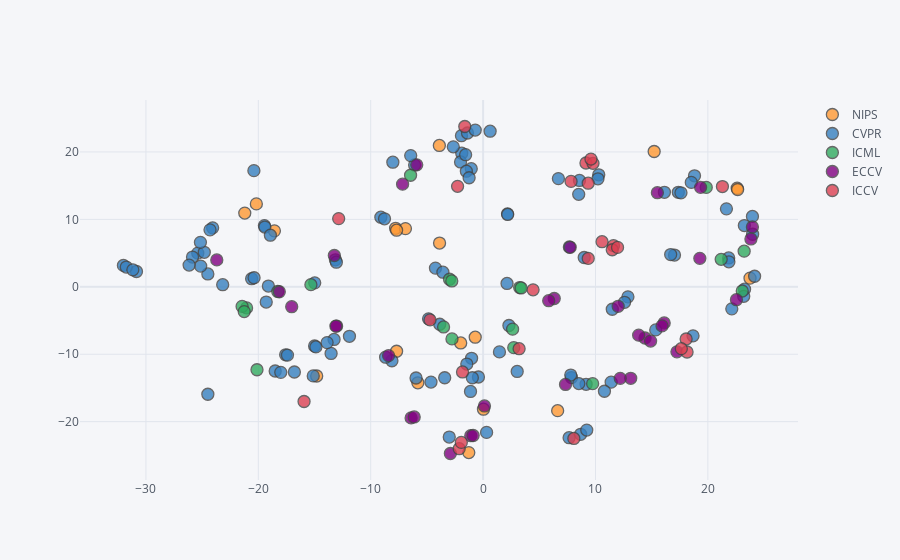

The notebook cell this image was saved under:
### Code cell
### Image2Graph
emb,meta=load_emb_data('i2g')
visualize(emb,meta,method='TSNE',dim=2)

### Figure 1 — Plotly figure (JSON) as saved in the notebook; plotly's stock layout.template omitted (floating-point values rounded to 4 significant figures)
{"data": [{"marker": {"color": "rgba(255, 153, 51, 1.0)", "line": {"width": 1.3}, "opacity": 0.8, "size": 12, "symbol": "circle"}, "mode": "markers", "name": "NIPS", "text": ["Neural Voice Cloning with a Few Samples", "Neural Voice Cloning with a Few Samples", "Neural Voice Cloning with a Few Samples", "Neural Architecture Search with Bayesian Optimisation and Optimal Transport", "Neural Architecture Search with Bayesian Optimisation and Optimal Transport", "Neural Architecture Search with Bayesian Optimisation and Optimal Transport", "Glow: Generative Flow with Invertible 1x1 Convolutions", "Universal Style Transfer via Feature Transforms", "Toward Multimodal Image-to-Image Translation", "Dual Discriminator Generative Adversarial Nets", "Hierarchical Attentive Recurrent Tracking", "On-the-fly Operation Batching in Dynamic Computation Graphs", "Dual Path Networks", "DropoutNet: Addressing Cold Start in Recommender Systems", "Attention is All you Need", "Attention is All you Need", "Value Prediction Network", "Modulating early visual processing by language", "Modulating early visual processing by language", "Real Time Image Saliency for Black Box Classifiers"], "textfont": {"color": "#4D5663"}, "type": "scatter", "x": [-20.18, -18.57, -21.21, -7.784, -6.909, -7.696, -7.695, -3.891, 0.03346, -5.805, -1.991, 23.75, -1.272, -0.7001, 6.635, 15.22, -3.873, 22.61, 22.65, -14.81], "y": [12.3, 8.3, 10.94, 8.68, 8.634, 8.397, -9.561, 20.97, -18.15, -14.24, -8.328, 1.285, -24.59, -7.477, -18.37, 20.07, 6.493, 14.63, 14.43, -13.23]}, {"marker": {"color": "rgba(55, 128, 191, 1.0)", "line": {"width": 1.3}, "opacity": 0.8, "size": 12, "symbol": "circle"}, "mode": "markers", "name": "CVPR", "text": ["Light Field Intrinsics With a Deep Encoder-Decoder Network", "Neural Module Networks", "Hierarchical Boundary-Aware Neural Encoder for Video Captioning", "In-Place Activated BatchNorm for Memory-Optimized Training of DNNs", "AON: Towards Arbitrarily-Oriented Text Recognition", "AON: Towards Arbitrarily-Oriented Text Recognition", "CartoonGAN: Generative Adversarial Networks for Photo Cartoonization", "Deep Photo Enhancer: Unpaired Learning for Image Enhancement From Photographs With GANs", "LiDAR-Video Driving Dataset: Learning Driving Policies Effectively", "Multi-View 3D Object Detection Network for Autonomous Driving", "Zero-Shot Visual Recognition Using Semantics-Preserving Adversarial Embedding Networks", "Xception: Deep Learning With Depthwise Separable Convolutions", "Xception: Deep Learning With Depthwise Separable Convolutions", "Xception: Deep Learning With Depthwise Separable Convolutions", "Xception: Deep Learning With Depthwise Separable Convolutions", "Xception: Deep Learning With Depthwise Separable Convolutions", "Lip Reading Sentences in the Wild", "Lip Reading Sentences in the Wild", "Style Aggregated Network for Facial Landmark Detection", "Style Aggregated Network for Facial Landmark Detection", "Supervision-by-Registration: An Unsupervised Approach to Improve the Precision of Facial Landmark Detectors", "Who Let the Dogs Out? Modeling Dog Behavior From Visual Data", "Who Let the Dogs Out? Modeling Dog Behavior From Visual Data", "Who Let the Dogs Out? Modeling Dog Behavior From Visual Data", "AMNet: Memorability Estimation With Attention", "A Point Set Generation Network for 3D Object Reconstruction From a Single Image", "StyleNet: Generating Attractive Visual Captions With Styles", "Dynamic Few-Shot Visual Learning Without Forgetting", "Social GAN: Socially Acceptable Trajectories With Generative Adversarial Networks", "DeLiGAN : Generative Adversarial Networks for Diverse and Limited Data", "Deep Pyramidal Residual Networks", "Deep Pyramidal Residual Networks", "Deep Pyramidal Residual Networks", "Can Spatiotemporal 3D CNNs Retrace the History of 2D CNNs and ImageNet?", "Deep Back-Projection Networks for Super-Resolution", "Deep Back-Projection Networks for Super-Resolution", "Deep Back-Projection Networks for Super-Resolution", "Deep Residual Learning for Image Recognition", "Deep Residual Learning for Image Recognition", "Deep Residual Learning for Image Recognition", "CondenseNet: An Efficient DenseNet Using Learned Group Convolutions", "Densely Connected Convolutional Networks", "Real-Time Neural Style Transfer for Videos", "Fast and Accurate Single Image Super-Resolution via Information Distillation Network", "Squeeze-and-Excitation Networks", "Squeeze-and-Excitation Networks", "Perturbative Neural Networks", "RON: Reverse Connection With Objectness Prior Networks for Object Detection", "Surface Networks", "Photo-Realistic Single Image Super-Resolution Using a Generative Adversarial Network", "A Memory Network Approach for Story-Based Temporal Summarization of 360° Videos", "CleanNet: Transfer Learning for Scalable Image Classifier Training With Label Noise", "Future Frame Prediction for Anomaly Detection  A New Baseline", "SphereFace: Deep Hypersphere Embedding for Face Recognition", "Structure Inference Net: Object Detection Using Scene-Level Context and Instance-Level Relationships", "SO-Net: Self-Organizing Network for Point Cloud Analysis", "Efficient Deep Learning for Stereo Matching", "Neural Baby Talk", "Unsupervised Video Summarization With Adversarial LSTM Networks", "Unsupervised Video Summarization With Adversarial LSTM Networks", "Transparency by Design: Closing the Gap Between Performance and Interpretability in Visual Reasoning", "Conditional Probability Models for Deep Image Compression", "Conditional Probability Models for Deep Image Compression", "3D Bounding Box Estimation Using Deep Learning and Geometry", "Human Pose Estimation With Parsing Induced Learner", "Human Pose Estimation With Parsing Induced Learner", "Fast Video Object Segmentation by Reference-Guided Mask Propagation", "PieAPP: Perceptual Image-Error Assessment Through Pairwise Preference", "PieAPP: Perceptual Image-Error Assessment Through Pairwise Preference", "Attentive Generative Adversarial Network for Raindrop Removal From a Single Image", "Attentive Generative Adversarial Network for Raindrop Removal From a Single Image", "Low-Shot Learning With Imprinted Weights", "PointNet: Deep Learning on Point Sets for 3D Classification and Segmentation", "Avatar-Net: Multi-Scale Zero-Shot Style Transfer by Feature Decoration", "Learning to Compare: Relation Network for Few-Shot Learning", "Rethinking the Inception Architecture for Computer Vision", "Rethinking the Inception Architecture for Computer Vision", "Rethinking the Inception Architecture for Computer Vision", "Rethinking the Inception Architecture for Computer Vision", "Rethinking the Inception Architecture for Computer Vision", "Rethinking the Inception Architecture for Computer Vision", "Rethinking the Inception Architecture for Computer Vision", "Image Super-Resolution via Deep Recursive Residual Network", "Image Super-Resolution via Deep Recursive Residual Network", "Image Super-Resolution via Deep Recursive Residual Network", "Image Super-Resolution via Deep Recursive Residual Network", "Scale-Recurrent Network for Deep Image Deblurring", "Tangent Convolutions for Dense Prediction in 3D", "Two-Stream Convolutional Networks for Dynamic Texture Synthesis", "Full Resolution Image Compression With Recurrent Neural Networks", "Full Resolution Image Compression With Recurrent Neural Networks", "A Closer Look at Spatiotemporal Convolutions for Action Recognition", "Learning Superpixels With Segmentation-Aware Affinity Loss", "Adversarial Discriminative Domain Adaptation", "PointNetVLAD: Deep Point Cloud Based Retrieval for Large-Scale Place Recognition", "Learning a Discriminative Filter Bank Within a CNN for Fine-Grained Recognition", "Learning a Discriminative Filter Bank Within a CNN for Fine-Grained Recognition", "Learning a Discriminative Filter Bank Within a CNN for Fine-Grained Recognition", "Recovering Realistic Texture in Image Super-Resolution by Deep Spatial Feature Transform", "Bidirectional Retrieval Made Simple", "Aggregated Residual Transformations for Deep Neural Networks", "Aggregated Residual Transformations for Deep Neural Networks", "Aggregated Residual Transformations for Deep Neural Networks", "Deep Texture Manifold for Ground Terrain Recognition", "Deep Texture Manifold for Ground Terrain Recognition", "Scene Graph Generation by Iterative Message Passing", "DenseASPP for Semantic Segmentation in Street Scenes", "Dilated Residual Networks", "MAttNet: Modular Attention Network for Referring Expression Comprehension", "Deep Mutual Learning", "Density-Aware Single Image De-Raining Using a Multi-Stream Dense Network", "Density-Aware Single Image De-Raining Using a Multi-Stream Dense Network", "EAST: An Efficient and Accurate Scene Text Detector", "EAST: An Efficient and Accurate Scene Text Detector"], "textfont": {"color": "#4D5663"}, "type": "scatter", "x": [22.13, 24.16, 23.99, 23.25, 2.175, 2.189, 10.29, -4.238, -4.852, 2.3, 15.36, -30.84, -32.01, -31.75, -31.17, -24.49, -1.897, -9.096, -2.005, -8.029, 18.81, 8.681, 9.224, -3.01, 11.5, -3.576, 10.22, 2.131, 17.37, -1.055, -6.092, -6.439, -1.925, -1.389, -19.46, -19.42, -18.93, 17.03, 0.6255, 16.69, -13.14, 12.89, -8.112, 1.456, 7.865, 7.802, 6.701, -24.06, 8.999, -20.39, -18.5, -16.79, -3.857, -18.0, 18.68, -11.89, 11.4, 9.167, 21.86, 23.27, -8.772, 21.65, 23.97, -13.52, 3.035, -5.965, -1.488, -0.4132, -0.9548, -8.673, -13.26, -24.49, 7.679, -0.6986, 21.87, -25.13, -25.39, -25.85, -24.81, -26.16, -24.3, -25.15, -13.88, -15.11, -14.99, -14.88, -1.244, 0.3118, -17.57, -19.3, -17.41, -2.651, 16.13, 8.52, 8.509, -3.415, -1.119, -4.636, -14.98, -13.06, -20.59, -20.38, -23.17, -1.023, -1.449, 7.654, 18.53, -1.554, 23.19, -19.1, 12.59, 10.8, 8.575, 17.61], "y": [-3.272, 1.569, 7.797, 9.086, 10.82, 10.73, 16.61, 2.773, -4.751, -5.74, -6.391, 2.275, 3.175, 2.932, 2.519, -15.94, 19.82, 10.33, 18.52, 18.49, 16.47, -21.88, -21.25, -22.28, -3.328, 2.165, 16.02, 0.4999, 14.02, 17.52, 18.08, 19.46, 22.41, 22.81, 9.078, 8.865, 7.653, 4.71, 23.08, 4.788, 4.007, -1.49, -10.97, -9.655, -13.46, -13.09, 16.05, 8.744, 4.345, 17.23, -12.49, -12.64, -5.551, -12.69, -7.271, -7.34, -14.14, -14.46, 4.281, -0.3496, 10.08, 11.56, 10.44, -9.883, -12.55, -13.52, 17.15, -13.38, -13.49, -10.44, -7.807, 1.907, 5.904, 23.25, 3.709, 3.071, 4.997, 4.416, 5.119, 3.222, 8.449, 6.593, -8.276, -13.21, -8.781, -8.915, 16.18, -21.59, -10.09, -2.257, -10.13, 20.76, 14.02, -14.35, 13.72, -13.49, -15.52, -14.13, 0.5868, 3.651, 1.206, 1.341, 0.3148, -10.6, -11.45, -22.38, 15.49, 19.59, -1.411, 0.1106, -2.297, -15.49, 15.78, 13.95]}, {"marker": {"color": "rgba(50, 171, 96, 1.0)", "line": {"width": 1.3}, "opacity": 0.8, "size": 12, "symbol": "circle"}, "mode": "markers", "name": "ICML", "text": ["Input Convex Neural Networks", "Input Convex Neural Networks", "Predict and Constrain: Modeling Cardinality in Deep Structured Prediction", "Path-Level Network Transformation for Efficient Architecture Search", "Path-Level Network Transformation for Efficient Architecture Search", "Dance Dance Convolution", "Dance Dance Convolution", "Video Pixel Networks", "Device Placement Optimization with Reinforcement Learning", "Device Placement Optimization with Reinforcement Learning", "Efficient Neural Architecture Search via Parameters Sharing", "Efficient Neural Architecture Search via Parameters Sharing", "Efficient Neural Architecture Search via Parameters Sharing", "Efficient Neural Architecture Search via Parameters Sharing", "Efficient Neural Architecture Search via Parameters Sharing", "Efficient Neural Architecture Search via Parameters Sharing", "Attentive Recurrent Comparators", "Exploiting the Potential of Standard Convolutional Autoencoders for Image Restoration by Evolutionary Search", "Exploiting the Potential of Standard Convolutional Autoencoders for Image Restoration by Evolutionary Search", "Style Tokens: Unsupervised Style Modeling, Control and Transfer in End-to-End Speech Synthesis"], "textfont": {"color": "#4D5663"}, "type": "scatter", "x": [21.19, 23.06, 23.23, 2.73, 2.627, -2.986, -2.785, 9.747, 3.26, 3.387, -18.27, -21.04, -15.32, -20.12, -21.44, -21.25, 19.86, -3.517, -2.767, -6.452], "y": [4.075, -0.6198, 5.289, -9.023, -6.28, 1.122, 0.8729, -14.36, -0.107, -0.1706, -0.6864, -3.127, 0.3193, -12.3, -2.903, -3.674, 14.75, -5.956, -7.724, 16.55]}, {"marker": {"color": "rgba(128, 0, 128, 1.0)", "line": {"width": 1.3}, "opacity": 0.8, "size": 12, "symbol": "circle"}, "mode": "markers", "name": "ECCV", "text": ["Disentangling Factors of Variation with Cycle-Consistent Variational Auto-Encoders", "Disentangling Factors of Variation with Cycle-Consistent Variational Auto-Encoders", "Conditional Image-Text Embedding Networks", "Progressive Neural Architecture Search", "Geolocation Estimation of Photos using a Hierarchical Model and Scene Classification", "Dynamic Conditional Networks for Few-Shot Learning", "Dynamic Conditional Networks for Few-Shot Learning", "Dynamic Conditional Networks for Few-Shot Learning", "Dynamic Conditional Networks for Few-Shot Learning", "Recovering 3D Planes from a Single Image via Convolutional Neural Networks", "Learning Single-View 3D Reconstruction with Limited Pose Supervision", "PSANet: Point-wise Spatial Attention Network for Scene Parsing", "Multi-scale Residual Network for Image Super-Resolution", "Multi-scale Residual Network for Image Super-Resolution", "Bidirectional Feature Pyramid Network with Recurrent Attention Residual Modules for Shadow Detection", "EC-Net: an Edge-aware Point set Consolidation Network", "Learning Visual Question Answering by Bootstrapping Hard Attention", "ECO: Efficient Convolutional Network for Online Video Understanding", "Diverse and Coherent Paragraph Generation from Images", "Diverse and Coherent Paragraph Generation from Images", "Diverse and Coherent Paragraph Generation from Images", "Diverse and Coherent Paragraph Generation from Images", "Pixel2Mesh: Generating 3D Mesh Models from Single RGB Images", "Towards Realistic Predictors", "License Plate Detection and Recognition in Unconstrained Scenarios", "A Modulation Module for Multi-task Learning with Applications in Image Retrieval", "Mutual Learning to Adapt for Joint Human Parsing and Pose Estimation", "Mutual Learning to Adapt for Joint Human Parsing and Pose Estimation", "Multimodal Unsupervised Image-to-image Translation", "Audio-Visual Event Localization in Unconstrained Videos", "Audio-Visual Event Localization in Unconstrained Videos", "DF-Net: Unsupervised Joint Learning of Depth and Flow using Cross-Task Consistency", "Learning Rigidity in Dynamic Scenes with a Moving Camera for 3D Motion Field Estimation", "Generalizing A Person Retrieval Model Hetero- and Homogeneously"], "textfont": {"color": "#4D5663"}, "type": "scatter", "x": [-6.405, -6.129, 0.1226, 19.29, 15.51, -1.096, -0.8869, -17.03, -2.911, -5.903, -7.163, -8.41, 23.83, 23.96, 19.35, 7.751, 13.14, 22.54, 14.41, 13.84, 6.331, 5.841, 12.2, 7.336, -13.03, 12.02, 17.25, 16.12, 15.92, -18.13, -23.7, 14.91, -13.1, -13.24], "y": [-19.44, -19.3, -17.67, 4.221, 13.96, -22.09, -22.05, -2.953, -24.72, 18.09, 15.23, -10.21, 7.096, 8.873, 14.75, 5.859, -13.57, -1.912, -7.59, -7.169, -1.736, -2.059, -13.58, -14.48, -5.821, -2.891, -9.648, -5.35, -5.795, -0.7357, 3.99, -8.049, -5.829, 4.643]}, {"marker": {"color": "rgba(219, 64, 82, 1.0)", "line": {"width": 1.3}, "opacity": 0.8, "size": 12, "symbol": "circle"}, "mode": "markers", "name": "ICCV", "text": ["Deep TextSpotter: An End-To-End Trainable Scene Text Localization and Recognition Framework", "SubUNets: End-To-End Hand Shape and Continuous Sign Language Recognition", "SubUNets: End-To-End Hand Shape and Continuous Sign Language Recognition", "SubUNets: End-To-End Hand Shape and Continuous Sign Language Recognition", "SubUNets: End-To-End Hand Shape and Continuous Sign Language Recognition", "SubUNets: End-To-End Hand Shape and Continuous Sign Language Recognition", "Query-Guided Regression Network With Context Policy for Phrase Grounding", "Show, Adapt and Tell: Adversarial Training of Cross-Domain Image Captioner", "Long Short-Term Memory Kalman Filters: Recurrent Neural Estimators for Pose Regularization", "Arbitrary Style Transfer in Real-Time With Adaptive Instance Normalization", "Wavelet-SRNet: A Wavelet-Based CNN for Multi-Scale Face Super Resolution", "Learning to Reason: End-To-End Module Networks for Visual Question Answering", "DSLR-Quality Photos on Mobile Devices With Deep Convolutional Networks", "Learning Efficient Convolutional Networks Through Network Slimming", "Attentive Semantic Video Generation Using Captions", "GANs for Biological Image Synthesis", "MemNet: A Persistent Memory Network for Image Restoration", "MemNet: A Persistent Memory Network for Image Restoration", "Simultaneous Deep Transfer Across Domains and Tasks", "Sequence to Sequence - Video to Text", "Revisiting IM2GPS in the Deep Learning Era", "Genetic CNN", "Genetic CNN", "Curriculum Domain Adaptation for Semantic Segmentation of Urban Scenes", "Unlabeled Samples Generated by GAN Improve the Person Re-Identification Baseline in Vitro"], "textfont": {"color": "#4D5663"}, "type": "scatter", "x": [8.076, 10.58, 11.6, 11.49, 11.96, 7.829, 9.155, 3.205, -4.721, 18.07, 18.15, 21.3, -1.628, 17.64, 9.78, -2.269, -2.127, -1.938, 9.599, 9.354, 4.449, -12.85, -15.93, 9.355, -1.83], "y": [-22.49, 6.688, 6.107, 5.495, 5.849, 15.64, 18.36, -9.18, -4.906, -7.74, -9.671, 14.87, 23.78, -9.176, 18.32, 14.9, -24.01, -23.08, 18.95, 15.37, -0.4474, 10.12, -17.01, 4.212, -12.63]}], "layout": {"legend": {"bgcolor": "#F5F6F9", "font": {"color": "#4D5663"}}, "paper_bgcolor": "#F5F6F9", "plot_bgcolor": "#F5F6F9", "title": {"font": {"color": "#4D5663"}}, "xaxis": {"gridcolor": "#E1E5ED", "showgrid": true, "tickfont": {"color": "#4D5663"}, "title": {"font": {"color": "#4D5663"}, "text": ""}, "zerolinecolor": "#E1E5ED"}, "yaxis": {"gridcolor": "#E1E5ED", "showgrid": true, "tickfont": {"color": "#4D5663"}, "title": {"font": {"color": "#4D5663"}, "text": ""}, "zerolinecolor": "#E1E5ED"}}}
